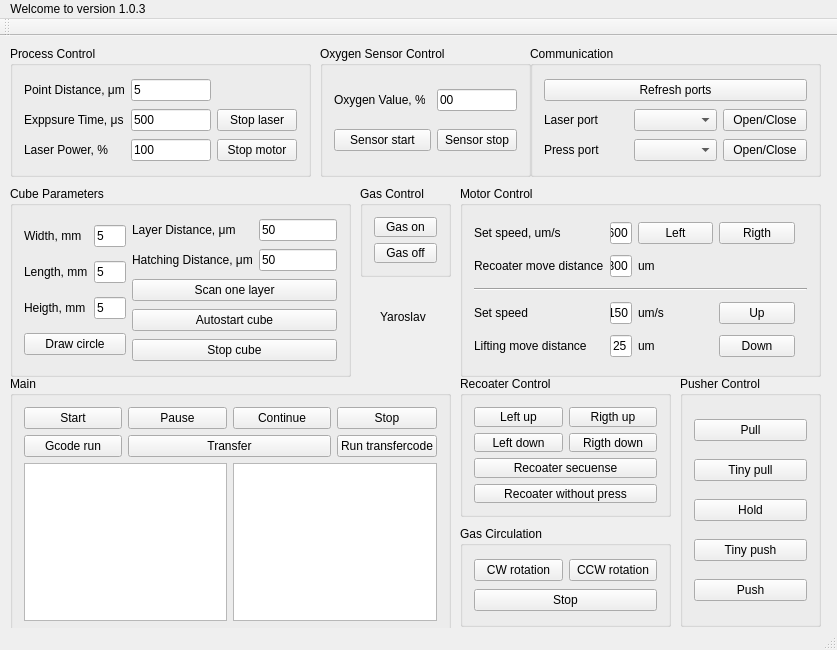
<?xml version="1.0" encoding="UTF-8"?>
<ui version="4.0">
 <class>MainWindow</class>
 <widget class="QMainWindow" name="MainWindow">
  <property name="geometry">
   <rect>
    <x>0</x>
    <y>0</y>
    <width>837</width>
    <height>650</height>
   </rect>
  </property>
  <property name="windowTitle">
   <string>Happy SLS 3D </string>
  </property>
  <widget class="QWidget" name="centralWidget">
   <widget class="QGroupBox" name="groupBox_ProcessControl">
    <property name="geometry">
     <rect>
      <x>10</x>
      <y>10</y>
      <width>301</width>
      <height>131</height>
     </rect>
    </property>
    <property name="title">
     <string>Process Control</string>
    </property>
    <layout class="QGridLayout" name="gridLayout">
     <item row="0" column="1">
      <widget class="QLineEdit" name="lineEdit_ProC_PD">
       <property name="text">
        <string>5</string>
       </property>
       <property name="maxLength">
        <number>10</number>
       </property>
      </widget>
     </item>
     <item row="3" column="1">
      <widget class="QLineEdit" name="lineEdit_Proc_LasPow">
       <property name="text">
        <string>100</string>
       </property>
       <property name="maxLength">
        <number>10</number>
       </property>
      </widget>
     </item>
     <item row="2" column="1">
      <widget class="QLineEdit" name="lineEdit_ProC_ExT">
       <property name="text">
        <string>500</string>
       </property>
       <property name="maxLength">
        <number>10</number>
       </property>
      </widget>
     </item>
     <item row="3" column="0">
      <widget class="QLabel" name="label_ProC_LasPow">
       <property name="text">
        <string>Laser Power, %</string>
       </property>
      </widget>
     </item>
     <item row="2" column="0">
      <widget class="QLabel" name="label_ProC_ExpTime">
       <property name="text">
        <string>Exppsure Time, μs</string>
       </property>
      </widget>
     </item>
     <item row="0" column="0">
      <widget class="QLabel" name="label_ProC_PDist">
       <property name="text">
        <string>Point Distance, μm</string>
       </property>
      </widget>
     </item>
     <item row="3" column="2">
      <widget class="QPushButton" name="pushButton_ProcC_StopMotor">
       <property name="text">
        <string>Stop motor</string>
       </property>
      </widget>
     </item>
     <item row="2" column="2">
      <widget class="QPushButton" name="pushButton_ProC_StopLaser">
       <property name="text">
        <string>Stop laser</string>
       </property>
      </widget>
     </item>
     <item row="0" column="2">
      <spacer name="horizontalSpacer">
       <property name="orientation">
        <enum>Qt::Horizontal</enum>
       </property>
       <property name="sizeHint" stdset="0">
        <size>
         <width>40</width>
         <height>20</height>
        </size>
       </property>
      </spacer>
     </item>
    </layout>
   </widget>
   <widget class="QGroupBox" name="groupBox_OxygenSensorControl">
    <property name="geometry">
     <rect>
      <x>320</x>
      <y>10</y>
      <width>211</width>
      <height>131</height>
     </rect>
    </property>
    <property name="title">
     <string>Oxygen Sensor Control</string>
    </property>
    <layout class="QGridLayout" name="gridLayout_2">
     <item row="0" column="0">
      <widget class="QLabel" name="label_OxSC_OxValue">
       <property name="text">
        <string>Oxygen Value, %</string>
       </property>
      </widget>
     </item>
     <item row="1" column="0" colspan="2">
      <widget class="QPushButton" name="pushButton_OxSC_Start">
       <property name="text">
        <string>Sensor start</string>
       </property>
      </widget>
     </item>
     <item row="1" column="2">
      <widget class="QPushButton" name="pushButton__OxSC_Stop">
       <property name="text">
        <string>Sensor stop</string>
       </property>
      </widget>
     </item>
     <item row="0" column="2">
      <widget class="QLineEdit" name="lineEdit_OxSC_OxVal">
       <property name="text">
        <string>00</string>
       </property>
      </widget>
     </item>
    </layout>
   </widget>
   <widget class="QGroupBox" name="groupBox_Communication">
    <property name="geometry">
     <rect>
      <x>530</x>
      <y>10</y>
      <width>291</width>
      <height>131</height>
     </rect>
    </property>
    <property name="title">
     <string>Communication</string>
    </property>
    <layout class="QGridLayout" name="gridLayout_3">
     <item row="3" column="0">
      <widget class="QLabel" name="label_Com_Pres_Status">
       <property name="text">
        <string>Press port</string>
       </property>
      </widget>
     </item>
     <item row="2" column="0">
      <widget class="QLabel" name="label_Com_Las_Status">
       <property name="text">
        <string>Laser port</string>
       </property>
      </widget>
     </item>
     <item row="2" column="1">
      <widget class="QComboBox" name="comboBox_Com_Laser_Select"/>
     </item>
     <item row="3" column="1">
      <widget class="QComboBox" name="comboBox_Com_Press_Select"/>
     </item>
     <item row="1" column="0" colspan="3">
      <widget class="QPushButton" name="pushButton_Com_Refresh">
       <property name="text">
        <string>Refresh ports</string>
       </property>
      </widget>
     </item>
     <item row="2" column="2">
      <widget class="QPushButton" name="pushButton_Com_Las_OC">
       <property name="text">
        <string>Open/Close</string>
       </property>
       <property name="checkable">
        <bool>true</bool>
       </property>
      </widget>
     </item>
     <item row="3" column="2">
      <widget class="QPushButton" name="pushButton_Com_Pres_OC">
       <property name="text">
        <string>Open/Close</string>
       </property>
       <property name="checkable">
        <bool>true</bool>
       </property>
      </widget>
     </item>
    </layout>
   </widget>
   <widget class="QGroupBox" name="groupBox_CubeParams">
    <property name="geometry">
     <rect>
      <x>10</x>
      <y>150</y>
      <width>341</width>
      <height>191</height>
     </rect>
    </property>
    <property name="title">
     <string>Cube Parameters</string>
    </property>
    <layout class="QHBoxLayout" name="horizontalLayout" stretch="1,2">
     <item>
      <layout class="QGridLayout" name="gridLayout_4">
       <item row="2" column="0">
        <widget class="QLabel" name="label_Cub_H">
         <property name="text">
          <string>Heigth, mm</string>
         </property>
        </widget>
       </item>
       <item row="0" column="0">
        <widget class="QLabel" name="label_Cub_W">
         <property name="text">
          <string>Width, mm</string>
         </property>
        </widget>
       </item>
       <item row="1" column="0">
        <widget class="QLabel" name="label_Cub_L">
         <property name="text">
          <string>Length, mm</string>
         </property>
        </widget>
       </item>
       <item row="0" column="1">
        <widget class="QLineEdit" name="lineEdit_Cub_W">
         <property name="text">
          <string>5</string>
         </property>
        </widget>
       </item>
       <item row="1" column="1">
        <widget class="QLineEdit" name="lineEdit_Cub_L">
         <property name="text">
          <string>5</string>
         </property>
        </widget>
       </item>
       <item row="2" column="1">
        <widget class="QLineEdit" name="lineEdit_Cub_H">
         <property name="text">
          <string>5</string>
         </property>
        </widget>
       </item>
       <item row="3" column="0" colspan="2">
        <widget class="QPushButton" name="pushButton_Cub_Circel">
         <property name="text">
          <string>Draw circle</string>
         </property>
        </widget>
       </item>
      </layout>
     </item>
     <item>
      <layout class="QGridLayout" name="gridLayout_5">
       <item row="0" column="0">
        <widget class="QLabel" name="label_Cub_LayDist">
         <property name="text">
          <string>Layer Distance, μm</string>
         </property>
        </widget>
       </item>
       <item row="1" column="0">
        <widget class="QLabel" name="label_Cub_HatcDist">
         <property name="text">
          <string>Hatching Distance, μm</string>
         </property>
        </widget>
       </item>
       <item row="0" column="1">
        <widget class="QLineEdit" name="lineEdit_Cub_LayerDist">
         <property name="text">
          <string>50</string>
         </property>
        </widget>
       </item>
       <item row="1" column="1">
        <widget class="QLineEdit" name="lineEdit_Cub_HatchingDist">
         <property name="text">
          <string>50</string>
         </property>
        </widget>
       </item>
       <item row="2" column="0" colspan="2">
        <widget class="QPushButton" name="pushButton_Cub_ScanLayer">
         <property name="text">
          <string>Scan one layer</string>
         </property>
        </widget>
       </item>
       <item row="3" column="0" colspan="2">
        <widget class="QPushButton" name="pushButton_Cub_AutoStart">
         <property name="text">
          <string>Autostart cube</string>
         </property>
        </widget>
       </item>
       <item row="4" column="0" colspan="2">
        <widget class="QPushButton" name="pushButton_Cub_Stop">
         <property name="text">
          <string>Stop cube</string>
         </property>
        </widget>
       </item>
      </layout>
     </item>
    </layout>
   </widget>
   <widget class="QGroupBox" name="groupBox_MotorControl">
    <property name="geometry">
     <rect>
      <x>460</x>
      <y>150</y>
      <width>361</width>
      <height>191</height>
     </rect>
    </property>
    <property name="title">
     <string>Motor Control</string>
    </property>
    <layout class="QGridLayout" name="gridLayout_9">
     <item row="0" column="0" colspan="2">
      <widget class="QLabel" name="label_MotC_HorSpeed">
       <property name="text">
        <string>Set speed, um/s</string>
       </property>
      </widget>
     </item>
     <item row="3" column="0" colspan="2">
      <widget class="QLabel" name="label_MotC_VerSpeed">
       <property name="text">
        <string>Set speed</string>
       </property>
      </widget>
     </item>
     <item row="0" column="4">
      <widget class="QPushButton" name="pushButton_MotC_Rigth">
       <property name="text">
        <string>Rigth</string>
       </property>
      </widget>
     </item>
     <item row="1" column="0" colspan="2">
      <widget class="QLabel" name="label_MotC_HorDist">
       <property name="text">
        <string>Recoater move distance</string>
       </property>
      </widget>
     </item>
     <item row="3" column="2">
      <widget class="QLineEdit" name="lineEdit_MotC_VertSpeed">
       <property name="text">
        <string>150</string>
       </property>
      </widget>
     </item>
     <item row="5" column="2">
      <widget class="QLineEdit" name="lineEdit_MotC_VertDist">
       <property name="text">
        <string>25</string>
       </property>
      </widget>
     </item>
     <item row="2" column="0" colspan="7">
      <widget class="Line" name="line_MotC_VerSpeed">
       <property name="orientation">
        <enum>Qt::Horizontal</enum>
       </property>
      </widget>
     </item>
     <item row="0" column="2">
      <widget class="QLineEdit" name="lineEdit_MotC_HorSpeed">
       <property name="text">
        <string>1600</string>
       </property>
      </widget>
     </item>
     <item row="5" column="0" colspan="2">
      <widget class="QLabel" name="label_MotC_VerDisrt">
       <property name="text">
        <string>Lifting move distance</string>
       </property>
      </widget>
     </item>
     <item row="1" column="2">
      <widget class="QLineEdit" name="lineEdit_MotC_HorDist">
       <property name="text">
        <string>1300</string>
       </property>
      </widget>
     </item>
     <item row="0" column="3">
      <widget class="QPushButton" name="pushButton_MotC_Left">
       <property name="text">
        <string>Left</string>
       </property>
      </widget>
     </item>
     <item row="1" column="3">
      <widget class="QLabel" name="label_MotC_HorDistUnit">
       <property name="text">
        <string>um</string>
       </property>
      </widget>
     </item>
     <item row="3" column="4">
      <widget class="QPushButton" name="pushButton_MotC_Up">
       <property name="text">
        <string>Up</string>
       </property>
      </widget>
     </item>
     <item row="5" column="4">
      <widget class="QPushButton" name="pushButton_MotC_Down">
       <property name="text">
        <string>Down</string>
       </property>
      </widget>
     </item>
     <item row="5" column="3">
      <widget class="QLabel" name="label_MotC_VerDistUnit">
       <property name="text">
        <string>um</string>
       </property>
      </widget>
     </item>
     <item row="3" column="3">
      <widget class="QLabel" name="label_MotC_VerSpeedUnit">
       <property name="text">
        <string>um/s</string>
       </property>
      </widget>
     </item>
    </layout>
   </widget>
   <widget class="QGroupBox" name="groupBox_GasControl">
    <property name="geometry">
     <rect>
      <x>360</x>
      <y>150</y>
      <width>91</width>
      <height>91</height>
     </rect>
    </property>
    <property name="title">
     <string>Gas Control</string>
    </property>
    <layout class="QVBoxLayout" name="verticalLayout">
     <item>
      <widget class="QPushButton" name="pushButton_GasCp_On">
       <property name="text">
        <string>Gas on</string>
       </property>
      </widget>
     </item>
     <item>
      <widget class="QPushButton" name="pushButton_GasCp_Of">
       <property name="text">
        <string>Gas off</string>
       </property>
      </widget>
     </item>
    </layout>
   </widget>
   <widget class="QGroupBox" name="groupBox_Main">
    <property name="geometry">
     <rect>
      <x>10</x>
      <y>340</y>
      <width>441</width>
      <height>259</height>
     </rect>
    </property>
    <property name="title">
     <string>Main</string>
    </property>
    <layout class="QGridLayout" name="gridLayout_8">
     <item row="2" column="0" colspan="2">
      <widget class="QTextBrowser" name="textBrowser_Main_Orig"/>
     </item>
     <item row="0" column="3">
      <widget class="QPushButton" name="pushButton_Main_Stop">
       <property name="text">
        <string>Stop</string>
       </property>
      </widget>
     </item>
     <item row="2" column="2" colspan="2">
      <widget class="QTextBrowser" name="textBrowser_Main_Trans"/>
     </item>
     <item row="0" column="1">
      <widget class="QPushButton" name="pushButton_Main_Pause">
       <property name="text">
        <string>Pause</string>
       </property>
      </widget>
     </item>
     <item row="1" column="1" colspan="2">
      <widget class="QPushButton" name="pushButton_Main_Transfer">
       <property name="text">
        <string>Transfer</string>
       </property>
      </widget>
     </item>
     <item row="1" column="0">
      <widget class="QPushButton" name="pushButton_Main_GcodeRun">
       <property name="text">
        <string>Gcode run</string>
       </property>
      </widget>
     </item>
     <item row="0" column="0">
      <widget class="QPushButton" name="pushButton_Main_Start">
       <property name="text">
        <string>Start</string>
       </property>
      </widget>
     </item>
     <item row="1" column="3">
      <widget class="QPushButton" name="pushButton_Main_RunTrans">
       <property name="text">
        <string>Run transfercode</string>
       </property>
      </widget>
     </item>
     <item row="0" column="2">
      <widget class="QPushButton" name="pushButton_Main_Cont">
       <property name="text">
        <string>Continue</string>
       </property>
      </widget>
     </item>
    </layout>
   </widget>
   <widget class="QGroupBox" name="groupBox_PusherControl">
    <property name="geometry">
     <rect>
      <x>680</x>
      <y>340</y>
      <width>141</width>
      <height>251</height>
     </rect>
    </property>
    <property name="title">
     <string>Pusher Control</string>
    </property>
    <layout class="QVBoxLayout" name="verticalLayout_2">
     <item>
      <widget class="QPushButton" name="pushButton_PushC_Pull">
       <property name="text">
        <string>Pull</string>
       </property>
      </widget>
     </item>
     <item>
      <widget class="QPushButton" name="pushButton_PushC_TPull">
       <property name="text">
        <string>Tiny pull</string>
       </property>
      </widget>
     </item>
     <item>
      <widget class="QPushButton" name="pushButton_PushC_Hold">
       <property name="text">
        <string>Hold</string>
       </property>
      </widget>
     </item>
     <item>
      <widget class="QPushButton" name="pushButton_PushC_TPush">
       <property name="text">
        <string>Tiny push</string>
       </property>
      </widget>
     </item>
     <item>
      <widget class="QPushButton" name="pushButton_PushC_Push">
       <property name="text">
        <string>Push</string>
       </property>
      </widget>
     </item>
    </layout>
   </widget>
   <widget class="QGroupBox" name="groupBox_GasCirculation">
    <property name="geometry">
     <rect>
      <x>460</x>
      <y>490</y>
      <width>211</width>
      <height>101</height>
     </rect>
    </property>
    <property name="title">
     <string>Gas Circulation</string>
    </property>
    <layout class="QGridLayout" name="gridLayout_7">
     <item row="0" column="1">
      <widget class="QPushButton" name="pushButton_GasCir_CCWRot">
       <property name="text">
        <string>CCW rotation</string>
       </property>
      </widget>
     </item>
     <item row="0" column="0">
      <widget class="QPushButton" name="pushButton_GasCir_CWRot">
       <property name="text">
        <string>CW rotation</string>
       </property>
      </widget>
     </item>
     <item row="1" column="0" colspan="2">
      <widget class="QPushButton" name="pushButton_GasCir_Stop">
       <property name="text">
        <string>Stop</string>
       </property>
      </widget>
     </item>
    </layout>
   </widget>
   <widget class="QGroupBox" name="groupBox_RecoaterControl">
    <property name="geometry">
     <rect>
      <x>460</x>
      <y>340</y>
      <width>211</width>
      <height>141</height>
     </rect>
    </property>
    <property name="title">
     <string>Recoater Control</string>
    </property>
    <layout class="QGridLayout" name="gridLayout_6">
     <item row="0" column="1">
      <widget class="QPushButton" name="pushButton_RecC_RigthUp">
       <property name="text">
        <string>Rigth up</string>
       </property>
      </widget>
     </item>
     <item row="1" column="0">
      <widget class="QPushButton" name="pushButton_RecC_LeftDown">
       <property name="text">
        <string>Left down</string>
       </property>
      </widget>
     </item>
     <item row="1" column="1">
      <widget class="QPushButton" name="pushButton_RecC_RifgthDown">
       <property name="text">
        <string>Rigth down</string>
       </property>
      </widget>
     </item>
     <item row="0" column="0">
      <widget class="QPushButton" name="pushButton_RecC_LeftUp">
       <property name="text">
        <string>Left up</string>
       </property>
      </widget>
     </item>
     <item row="2" column="0" colspan="2">
      <widget class="QPushButton" name="pushButton_RecC_Sec">
       <property name="text">
        <string>Recoater secuense</string>
       </property>
      </widget>
     </item>
     <item row="3" column="0" colspan="2">
      <widget class="QPushButton" name="pushButton_RecC_NoPress">
       <property name="text">
        <string>Recoater without press</string>
       </property>
      </widget>
     </item>
    </layout>
   </widget>
   <widget class="QLabel" name="label">
    <property name="geometry">
     <rect>
      <x>380</x>
      <y>270</y>
      <width>67</width>
      <height>22</height>
     </rect>
    </property>
    <property name="text">
     <string>Yaroslav</string>
    </property>
   </widget>
  </widget>
  <widget class="QMenuBar" name="menuBar">
   <property name="geometry">
    <rect>
     <x>0</x>
     <y>0</y>
     <width>837</width>
     <height>27</height>
    </rect>
   </property>
   <widget class="QMenu" name="menuWelcome_to_version_1_0_0">
    <property name="title">
     <string>Welcome to version 1.0.3</string>
    </property>
   </widget>
   <addaction name="menuWelcome_to_version_1_0_0"/>
  </widget>
  <widget class="QToolBar" name="mainToolBar">
   <attribute name="toolBarArea">
    <enum>TopToolBarArea</enum>
   </attribute>
   <attribute name="toolBarBreak">
    <bool>false</bool>
   </attribute>
  </widget>
  <widget class="QStatusBar" name="statusBar"/>
 </widget>
 <layoutdefault spacing="6" margin="11"/>
 <resources/>
 <connections/>
</ui>
